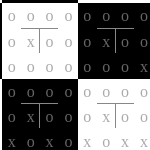
#> input picture src/opencv_research/images/board_snippet_002.png, 150 x 150 px; its folder holds 7 pictures in this run; the run also reads 1 picture not shown here
$ python detect_position.py
#> lines starting #> are read from the running program, lines starting #| are printed output that depends on the picture; pictures that were not available may be replaced by others from this repository, and a replacement may not be noted
import cv2
import numpy as np
import random
from matplotlib import pyplot as plt

def getPosition(imagePath):
#> called with imagePath = 'board_snippet_002.png'
    img = cv2.imread('images/' + imagePath)
#> img is the input picture: shape (150, 150, 3); min 0, max 255, mean 128


    alignbars = findMatches(img, ['images/match_alignbars_white.png', 'images/match_alignbars_black.png'])
    zeros     = findMatches(img, ['images/match_zero_white.png',      'images/match_zero_black.png'])
    checks    = findMatches(img, ['images/match_check_white.png',     'images/match_check_black.png'])


    print(alignbars)

# [8 lines of commented-out code are left out]


    for alignbar in alignbars:
        barzeros = findMatchesByAlignbar(img, alignbar, zeros)
        barchecks = findMatchesByAlignbar(img, alignbar, checks)

        color = (random.randrange(0,255), random.randrange(0,255), random.randrange(0,255))
        for bar in barzeros:
            drawOutline(img, bar[0], bar[1], color)

        color = (random.randrange(0,255), random.randrange(0,255), random.randrange(0,255))
        for bar in barchecks:
            drawOutline(img, bar[0], bar[1], color)
        #print(len(barzeros) + len(barchecks))

    cv2.imwrite('out/' + imagePath, img)


def findMatchesByAlignbar(img, marker, matches):
    tolerance = 3
    field_size = img.shape[0] / 2
    markerOffset = [field_size / 4, field_size / 3] # <-- change here both to 4, when board_test.png updated..

    areaMin = [marker[0][0] - markerOffset[0], marker[0][1] - markerOffset[1]]
    areaMax = [areaMin[0] + field_size, areaMin[1] + field_size]

    filtered = []

    for match in matches:
        if(
            match[0][0] > areaMin[0] - tolerance and
            match[0][1] > areaMin[1] - tolerance and
            match[1][0] < areaMax[0] + tolerance and
            match[1][1] < areaMax[1] + tolerance
        ):
          filtered.append(match)
    return filtered


def findMatches(img, matchPaths):
    img_gray = cv2.cvtColor(img, cv2.COLOR_BGR2GRAY)
    matches = []
    for matchPath in matchPaths:
        template = cv2.imread(matchPath,0)
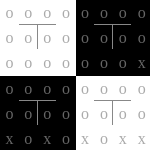
#> input picture src/opencv_research/images/board_snippet_001.png, 150 x 150 px, given in place of match_alignbars_white.png, which was not available
#> template is the input picture: shape (150, 150); min 0, max 255, mean 128
        w, h = template.shape[::-1]
#> w = 150; h = 150
        res = cv2.matchTemplate(img_gray,template,cv2.TM_CCOEFF_NORMED)
#> res = [0.835]
        threshold = 0.8
        loc = np.where(res >= threshold)
#> loc = ([0], [0])

        for pt in zip(*loc[::-1]):
            #print(pt)
            match = (pt, (pt[0] + w, pt[1] + h))
            matches.append(match)
#> this loop made 1 pass
#> match on pass 1: ((0, 0), (150, 150))
#> after the loop, matches = [((0, 0), (150, 150))]
#> pass 2 of the loop in findMatches, `for matchPath in matchPaths:`:
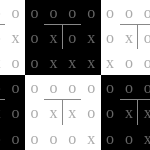
#> input picture src/opencv_research/images/board_snippet_003.png, 150 x 150 px, given in place of match_alignbars_black.png, which was not available
#> in findMatches, template is the input picture: shape (150, 150); min 0, max 255, mean 128
#> res = [-0.319]
#> loc = (empty array, empty array)
#> in getPosition, `alignbars = findMatches(img, ['images/match_alignbars_white.png', 'ima..`: alignbars = [((0, 0), (150, 150))]
#> after the loop in findMatches (call 2), `for pt in zip(*loc[::-1]):`: matches = []
#> pass 2 of the loop in findMatches, `for matchPath in matchPaths:`:
#> in findMatches (call 2), `res = cv2.matchTemplate(img_gray,template,cv2.TM_CCOEFF_NORMED)`:
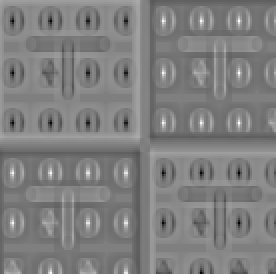
#> res: shape (137, 138) float32 (shown 2 times larger); min -1, max 1, mean 0.000257; drawn with min black and max white
#> loc = 22 positions, rows 10 to 136, columns 6 to 119
#> the loop in findMatches (call 2), `for pt in zip(*loc[::-1]):` made 22 passes
#> match on passes 1 to 8: ((81, 10), (94, 24)), ((100, 10), (113, 24)), ((119, 10), (132, 24)), ((81, 36), (94, 50)), ((119, 36), (132, 50)), ((81, 61), (94, 75)), ((100, 61), (113, 75)), ((119, 61), (132, 75))
#> after the loop in findMatches (call 2), `for pt in zip(*loc[::-1]):`: matches = 22 items

    return matches


def drawOutline(img, point1, point2, color):
    cv2.rectangle(img, point1, point2, color, 1)


getPosition('board_snippet_002.png')
#> (the run stopped early here; a loop or call above may not have finished)
